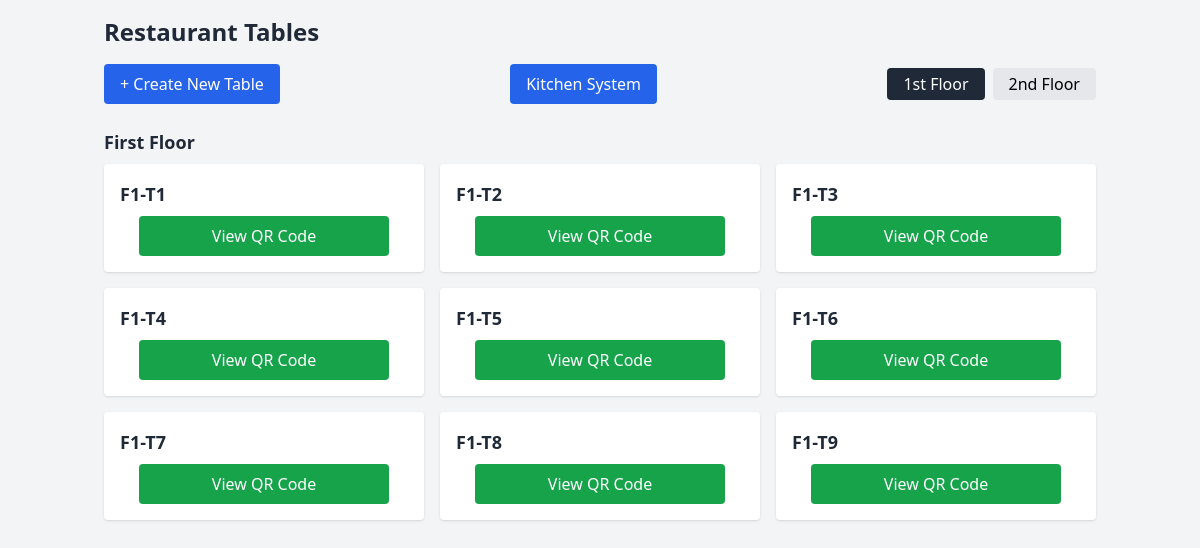
Screenshot of /table/ with the database file from the repository.
### qrcode_app/models.py (models this page shows, shortened)
class Table(models.Model):
    floor = models.ForeignKey(
        Floor,
        on_delete=models.CASCADE,
        related_name='tables',
        null=True,
        blank=True
    )
    table_number = models.CharField(max_length=10, unique=True)
    qr_code = models.ImageField(upload_to='qr_codes/', blank=True, null=True)
    position_x = models.FloatField(default=0.0)
    position_y = models.FloatField(default=0.0)

### qrcode_app/views.py (the view)
# urls.py: path('', table_list, name='table_list'),  # 餐桌列表
def table_list(request):
    tables = Table.objects.all()  # 获取所有餐桌
    return render(request, 'qrcode_app/table_list.html', {'tables': tables})

### qrcode_app/templates/qrcode_app/table_list.html (shortened to what this page needs)
<!DOCTYPE html>
<html lang="en">
<head>
  <script src="https://cdn.tailwindcss.com"></script>
</head>
<body class="bg-gray-100 text-gray-800">
  <div class="container mx-auto p-4">
    <h1 class="text-2xl font-bold mb-4">Restaurant Tables</h1>
    <div class="flex flex-col sm:flex-row justify-between items-start sm:items-center gap-3 mb-6">
      <a
        href="{% url 'create_table' %}"
        class="inline-block bg-blue-600 text-white px-4 py-2 rounded hover:bg-blue-700 transition-colors"
      >
        + Create New Table
      </a>
      <a
        href="{% url 'kitchen_order_view' %}"
        class="inline-block bg-blue-600 text-white px-4 py-2 rounded hover:bg-blue-700 transition-colors"
      >
        Kitchen System
      </a>
      <div class="flex gap-2">
        <button
          class="px-4 py-1 bg-gray-800 text-white rounded"
          onclick="switchFloor('1')"
        >
          1st Floor
        </button>
        <button
          class="px-4 py-1 bg-gray-200 text-black rounded"
          onclick="switchFloor('2')"
        >
          2nd Floor
        </button>
      </div>
    </div>
    <div id="floor-1" class="block">
      <h2 class="text-lg font-semibold mb-2">First Floor</h2>
      {% if tables %}
        <div class="grid grid-cols-1 sm:grid-cols-2 lg:grid-cols-3 gap-4">
          {% for table in tables|slice:"0:9" %}
            <div class="bg-white rounded shadow p-4 table-card">
              <h2 class="text-lg font-semibold table-number">
                F1-T{{ table.table_number }}
              </h2>
              <a
                href="{% url 'qr_code_view' table.table_number %}"
                class="bg-green-600 text-white px-3 py-2 rounded hover:bg-green-700 transition-colors text-center qr-button"
              >
                View QR Code
              </a>
            </div>
          {% endfor %}
        </div>
      {% endif %}
    </div>
  </div>
</body>
</html>

### qrcode_app/templates/qrcode_app/table_list.html (style rules this page uses)
.table-card { display: flex; flex-direction: column; width: 100%; }
.table-number { align-self: center; text-align: center; width: 100%; margin-bottom: 0.5rem; }
.qr-button { width: 100%; max-width: 250px; margin: 0 auto; display: block; }
@media (min-width: 768px) { .table-card { align-items: flex-start; } }
@media (min-width: 768px) { .table-number { align-self: flex-start; text-align: left; } }

### rows the page displays
Table: table_number "1"
Table: table_number "2"
Table: table_number "3"
Table: table_number "4"
Table: table_number "5"
Table: table_number "6"
Table: table_number "7"
Table: table_number "8"
Table: table_number "9"
